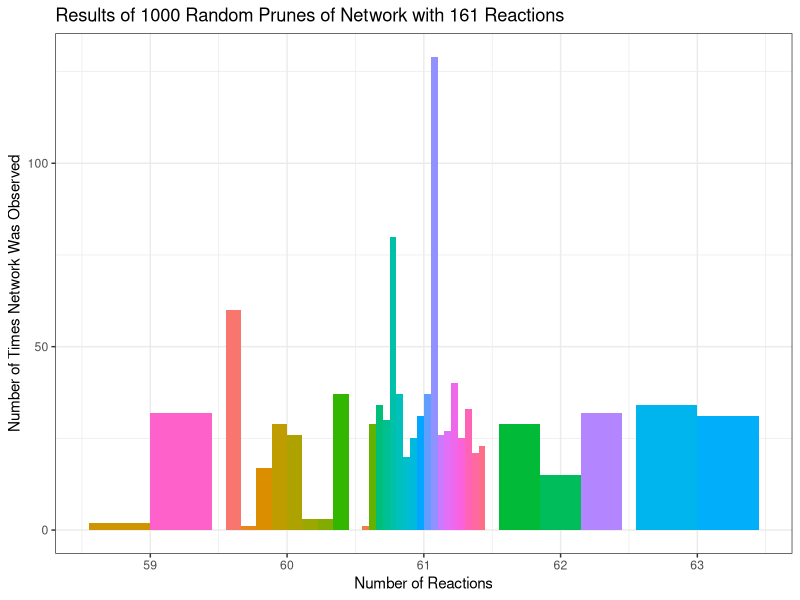

Generate this figure with R:
## ---- chunk 1
knitr::opts_chunk$set(echo = TRUE)
## ---- chunk 2
library(tidyverse)
## ---- chunk 3
bitstrings_df <- read.csv("bitstrings.csv", colClasses = c("factor", "numeric", "numeric"))
ggplot(bitstrings_df, aes(x = rxn_count, y = occurences)) + geom_bar(position = "dodge", stat = "identity", aes(fill = bitstring)) + theme_bw() + theme(legend.position = "none") +
  labs(x = "Number of Reactions", y = "Number of Times Network Was Observed", title = "Results of 1000 Random Prunes of Network with 161 Reactions")
## ---- chunk 4
bitstrings_df$bitstring
